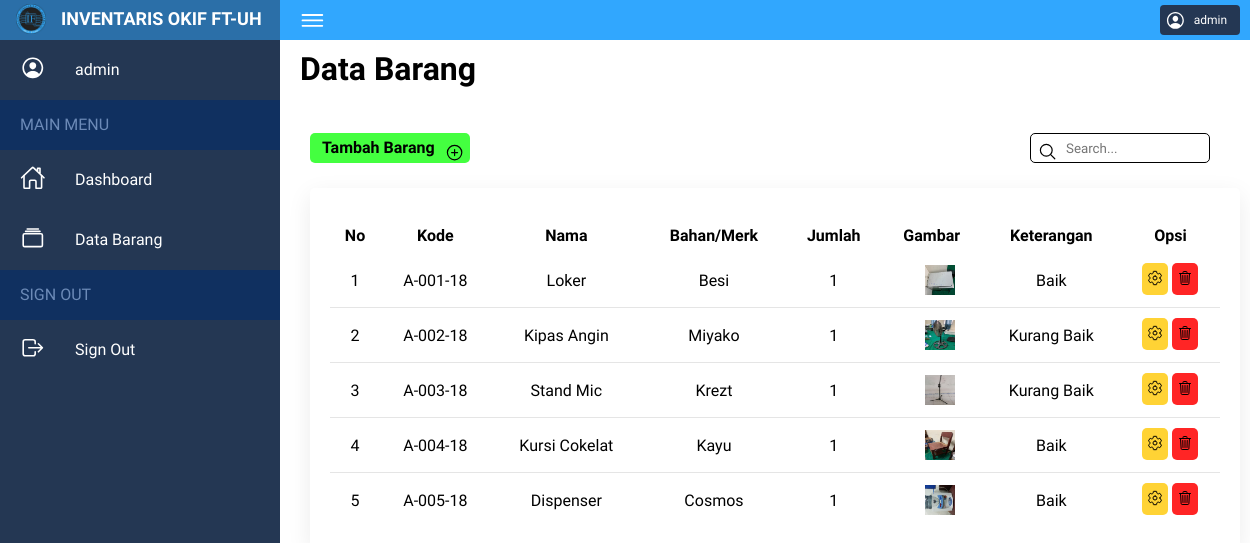
Page /index.php/databarang on the committed database.
### tables this page shows
CREATE TABLE `barang` (
  `id` int(11) NOT NULL,
  `kode` varchar(20) NOT NULL,
  `nama` varchar(50) NOT NULL,
  `bahan` varchar(50) NOT NULL,
  `jumlah` int(11) NOT NULL,
  `keterangan` varchar(40) NOT NULL,
  `gambar` varchar(100) NOT NULL
);

### application/controllers/Databarang.php (called while the page is built, shortened)
<?php
class Databarang extends CI_Controller {
	public function __construct()
	{
		$this->load->model('BarangModel');
	}
	public function index()
	{
		$data['title'] = 'DATA BARANG';
		$data['dataBarang'] = $this->BarangModel->get_barang();
		$this->load->helper('url');
        $this->load->view('templates/header', $data);
        $this->load->view('templates/sidetopbar');
		$this->load->view('databarang/databarang', $data);
        $this->load->view('templates/footer');
	}
}

### index.php (called while the page is built, shortened)
<?php
require_once BASEPATH.'core/CodeIgniter.php';

### application/models/BarangModel.php (called while the page is built, shortened)
<?php
class BarangModel extends CI_Model
{
    private $table = 'barang';
    public function get_barang()
    {
        $this->db->from($this->table);
        $query = $this->db->get();
        return $query->result();
    }
}

### application/views/databarang/databarang.php (the view)
        <div class="dataitem">
            <div class="dataitem__header">
                <div class="dataitem__title">
                    <h1>Data Barang</h1>
                </div>
                <div class="dataitem__fiture">
                    <div class="dataitem__add">
                        <a href="<?= site_url('Databarang/tambahbarang'); ?>" class="dataitem__adddetails">
                            <span>Tambah Barang<ion-icon name="add-circle-outline"></ion-icon></span>
                        </a>
                    </div>
                    <div class="dataitem__search">
                        <label>
                            <input type="text" placeholder="Search...">
                            <ion-icon name="search-outline"></ion-icon>
                        </label>
                    </div>
                </div>
            </div>
            <div class="dataitem__details">
                <table>
                    <thead>
                        <tr>
                            <td>No</td>
                            <td>Kode</td>
                            <td>Nama</td>
                            <td>Bahan/Merk</td>
                            <td>Jumlah</td>
                            <td>Gambar</td>
                            <td>Keterangan</td>
                            <td>Opsi</td>
                        </tr>
                    </thead>
                    <tbody>
                        <?php
                            $i = 1;
                            foreach ( $dataBarang as $row ) :
                        ?>
                            <tr>
                            <td><?= $i ?></td>
                            <td><?= $row->kode; ?></td>
                            <td><?= $row->nama; ?></td>
                            <td><?= $row->bahan; ?></td>
                            <td><?= $row->jumlah; ?></td>
                            <td><span class="dataitem__img"><img src="<?= base_url();?>/public/assets/<?= $row->gambar; ?>"></span></td>
                            <td><?= $row->keterangan; ?></td>
                            <td>
                                <a href="<?= base_url(); ?>Databarang/EditBarang/<?= $row->id ?>">
                                    <span class="dataitem__editicon"><ion-icon name="settings-outline"></ion-icon></span>
                                </a>
                                <a href="<?= base_url(); ?>Databarang/HapusBarang/<?= $row->id ?>">
                                    <span class="dataitem__deleteicon"><ion-icon name="trash-outline"></ion-icon></span>
                                </a>
                            </td>
                            </tr>
                        <?php
                            $i += 1;
                            endforeach;
                        ?>
                    </tbody>
                </table>
            </div>
        </div>
    </div>
</div>

### application/views/templates/header.php (shortened to what this page needs)
<!DOCTYPE html>
<html lang="en">
<head>
    <link rel="stylesheet" href="<?= base_url();?>/public/css/style.css">
</head>
<body>

### application/views/templates/sidetopbar.php
<div class="container">
    <div class="navigation">
        <ul class="navigation__list navigation__list--hovered">
            <li class="navigation__item navigation__item--hovered">
                <a href="<?= base_url();?>Dashboard">
                    <span><img src="<?= base_url();?>/public/assets/okif.png"></span>
                    <span class="navigation__header">INVENTARIS OKIF FT-UH</span>
                </a>
            </li>
            <li class="navigation__item">
                <a href="<?= base_url();?>Admin" class="navigation__details navigation__details--hovered">
                    <span class="navigation__icon"><ion-icon name="person-circle-outline"></ion-icon></span>
                    <span class="navigation__title">admin</span>
                </a>
            </li>
            <li class="navigation__item">
                <a href="#" class="navigation__details">
                    <span class="navigation__mainmenu">MAIN MENU</span>
                </a>
            </li>
            <li class="navigation__item">
                <a href="<?= base_url();?>Dashboard" class="navigation__details navigation__details--hovered">
                    <span class="navigation__icon"><ion-icon name="home-outline"></ion-icon></span>
                    <span class="navigation__title">Dashboard</span>
                </a>
            </li>
            <li class="navigation__item">
                <a href="<?= base_url();?>Databarang" class="navigation__details navigation__details--hovered">
                    <span class="navigation__icon"><ion-icon name="albums-outline"></ion-icon></span>
                    <span class="navigation__title">Data Barang</span>
                </a>
            </li>
            <li class="navigation__item">
                <a href="#" class="navigation__details">
                    <span class="navigation__menusignout">SIGN OUT</span>
                </a>
            </li>
            <li class="navigation__item">
                <a href="<?= base_url();?>LogOut" class="navigation__details navigation__details--hovered">
                    <span class="navigation__icon"><ion-icon name="log-out-outline"></ion-icon></span>
                    <span class="navigation__title">Sign Out</span>
                </a>
            </li>
        </ul>
    </div>
    <div class="main">
        <div class="topbar">
            <div class="toggle">
                <ion-icon name="menu-outline"></ion-icon>
            </div>
            <div class="admin__btn">
                <a href="<?= base_url();?>Admin" class="admin__btndetails">
                    <ion-icon name="person-circle-outline"></ion-icon>
                    <span class="admin__btntitle">admin</span>
                </a>
            </div>
        </div>

### application/views/templates/footer.php (shortened to what this page needs)
</body>
</html>

### rows in the picture
barang: kode "A-001-18", nama "Loker", bahan "Besi", jumlah "1", gambar (picture), keterangan "Baik"
barang: kode "A-002-18", nama "Kipas Angin", bahan "Miyako", jumlah "1", gambar (picture), keterangan "Kurang Baik"
barang: kode "A-003-18", nama "Stand Mic", bahan "Krezt", jumlah "1", gambar (picture), keterangan "Kurang Baik"
barang: kode "A-004-18", nama "Kursi Cokelat", bahan "Kayu", jumlah "1", gambar (picture), keterangan "Baik"
barang: kode "A-005-18", nama "Dispenser", bahan "Cosmos", jumlah "1", gambar (picture), keterangan "Baik"
